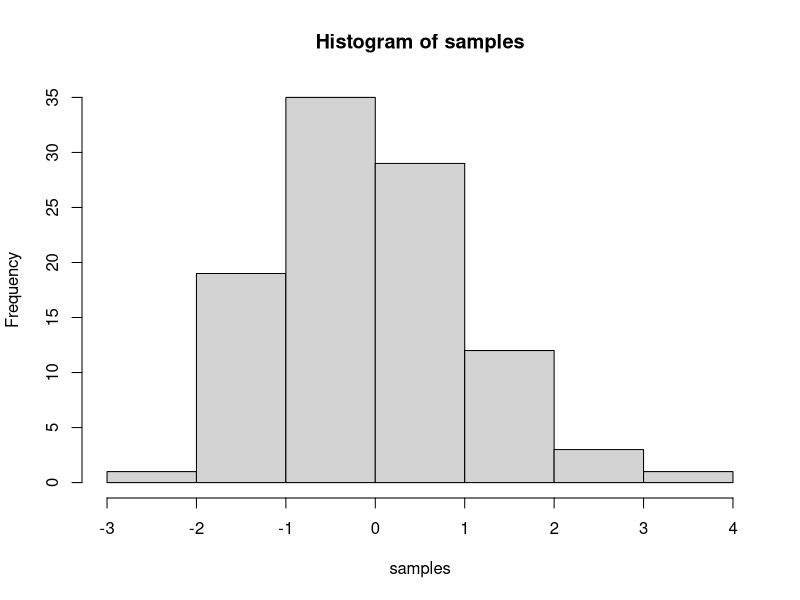

This figure's R source:
## ---- chunk 1
knitr::opts_chunk$set(message=FALSE,warning=FALSE, cache=TRUE)
## ---- chunk 2
a<- (3+4+5+6)
b<- (3-4-5-6)
c<- (3*4*5*6)
d<- (3/4/5/6)
## ---- chunk 3
a<- (3+4+5+6)
b<- (3-4-5-6)
c<- (a+b)
d<- (a-b)
## ---- chunk 4
for(p in 1:100)
  print(p)
## ---- chunk 5
samples <- rnorm(100, mean=0, sd=1)
hist(samples)
## ---- chunk 6
1+2
2*5
5/3
(1+6+4)/5

## ---- chunk 7
a<-1
b<-2
a+b

d<-c(1,2,3)
e<-c(5,6,7)
d+e
d*e
d/e

## ---- chunk 8
# for loop solution
# i becomes the number 1 to 100 at each step of the loop


a <- length(100) # make empty variable, set length to 100
for (i in 1:100){
  a[i] <-i #assigns the number in i, to the ith index of a
}

print(a)

# for loop solution #2

a<-c() #create empty variable using combine command
for (i in 1:100){
  a<-c(a,i) # keeps combining a with itself and the new number in i
}
print(a)

# seq solution
a <- seq(1,100,1) # look up help for seq using ?seq() in console
print(a)

